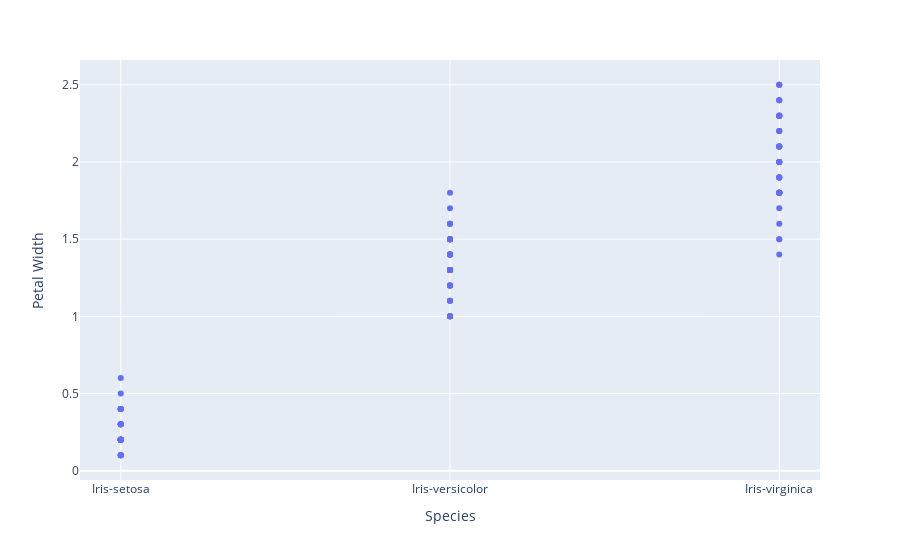

Source (notebook cell):
### Code cell
plotly.express.scatter(iris,x="Species",y="Petal Width")

### Figure 1 — Plotly figure (JSON) as saved in the notebook; plotly's stock layout.template omitted (floating-point values rounded to 4 significant figures; data arrays with more than 128 entries replaced by an {"elided": "..."} marker saying what was removed)
{"data": [{"hovertemplate": "Species=%{x}<br>Petal Width=%{y}<extra></extra>", "legendgroup": "", "marker": {"color": "#636efa", "symbol": "circle"}, "mode": "markers", "name": "", "orientation": "v", "showlegend": false, "type": "scatter", "x": {"elided": "150 str values"}, "xaxis": "x", "y": {"elided": "150 float values"}, "yaxis": "y"}], "layout": {"legend": {"tracegroupgap": 0}, "margin": {"t": 60}, "xaxis": {"anchor": "y", "domain": [0, 1], "title": {"text": "Species"}}, "yaxis": {"anchor": "x", "domain": [0, 1], "title": {"text": "Petal Width"}}}}
